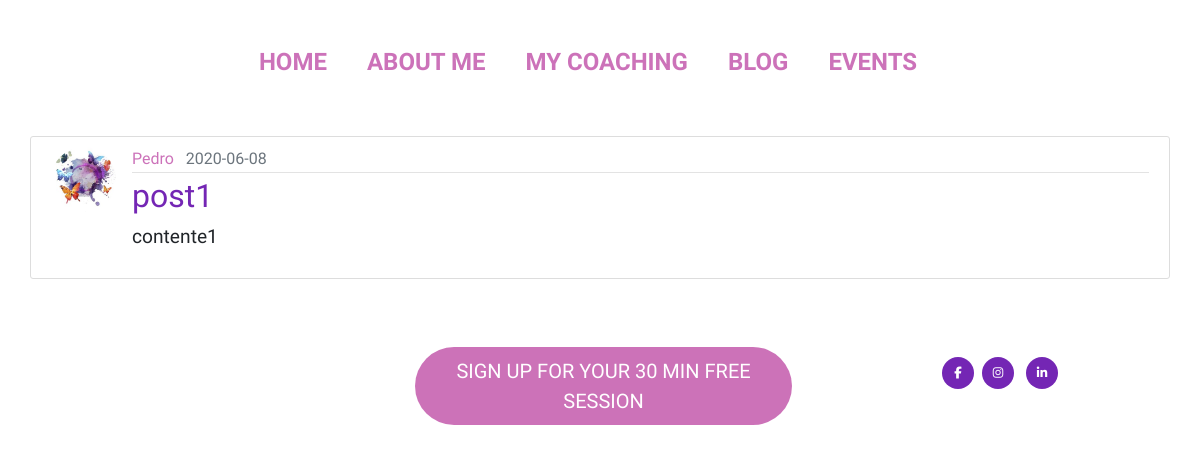
/post/1, run on an earlier commit of the app's database.
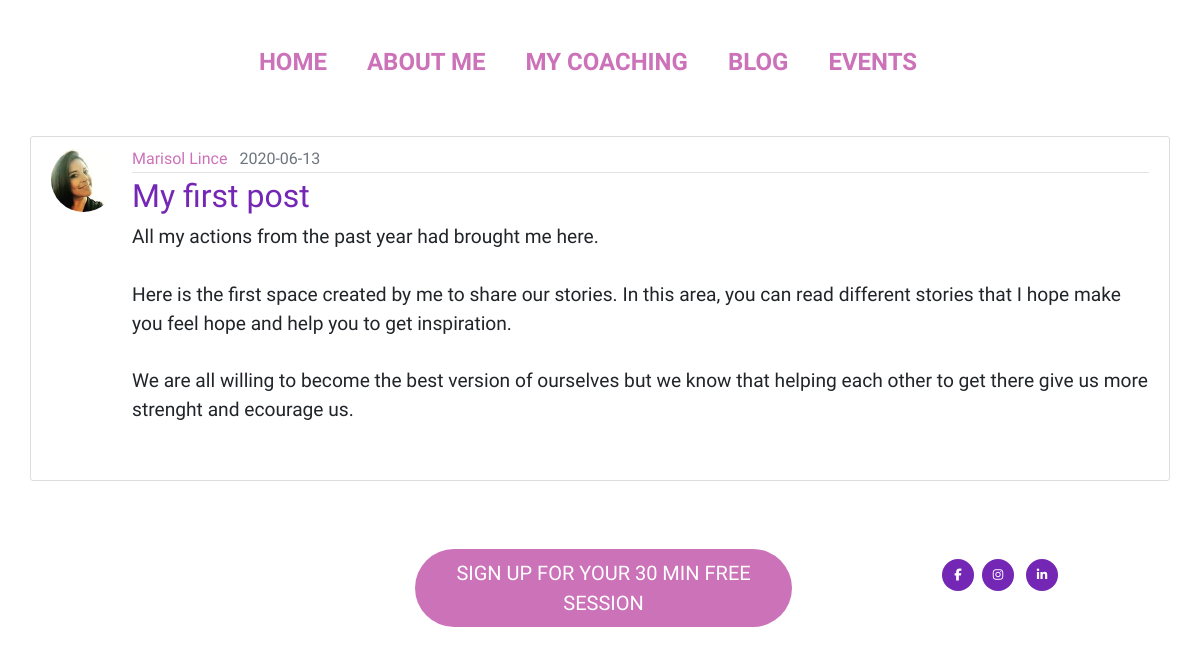
And on a later commit of the database.
### flaskblog/models.py (models this page shows, shortened)
class User(db.Model, UserMixin):
    id = db.Column(db.Integer, primary_key=True)
    username = db.Column(db.String(20), unique=True, nullable=False)
    email = db.Column(db.String(120), unique=True, nullable=False)
    image_file = db.Column(db.String(20), nullable=False, default='default.jpg')
    password = db.Column(db.String(60), nullable=False)
    posts = db.relationship('Post', backref='author', lazy=True)

class Post(db.Model):
    id = db.Column(db.Integer, primary_key=True)
    title = db.Column(db.String(100), nullable=False)
    date_posted = db.Column(db.DateTime, nullable=False, default=datetime.utcnow)
    content = db.Column(db.Text, nullable=False)
    user_id = db.Column(db.Integer, db.ForeignKey('user.id'), nullable=False)

### flaskblog/routes.py (the view)
@app.route('/post/<int:post_id>')
def post(post_id):
    post = Post.query.get_or_404(post_id)
    return render_template('post.html', title=post.title, post=post)

### flaskblog/templates/post.html (shortened to what this page needs)
{% extends 'layout.html' %}
{% block content %}
    <article class="media content-section">
        <img class="rounded-circle article-img" src="{{ url_for('static', filename='profile_pics/' + post.author.image_file) }}">
        <div class="media-body">
            <div class="article-metadata">
            <a class="check mr-2" href="{{ url_for('user_posts', username=post.author.username) }}">{{ post.author.username }}</a>
            <small class="text-muted">{{ post.date_posted.strftime('%Y-%m-%d') }}</small>
            </div>
            <h2 class="article-title">{{ post.title }}</a></h2>
            <p class="article-content">{{ post.content }}</p>
        </div>
    </article>
{% endblock content %}

What changed in the data, as far as the page shows it:
no longer on this page (row unchanged): User: image_file (placeholder picture), author.username "Pedro"
now on this page (row edited): User: image_file (picture), author.username "Marisol Lince"
changed Post: date_posted "2020-06-08" → "2020-06-13"; title "post1" → "My first post"; content "contente1" → "All my actions from the past year had brought me here. Here is the first space created by me to share our stories. In this area, you can read different stories that I hope make you feel hope and help you to get inspiration. We are all willing to become the best version of ourselves but we know that helping each other to get there give us more strenght and ecourage us."
